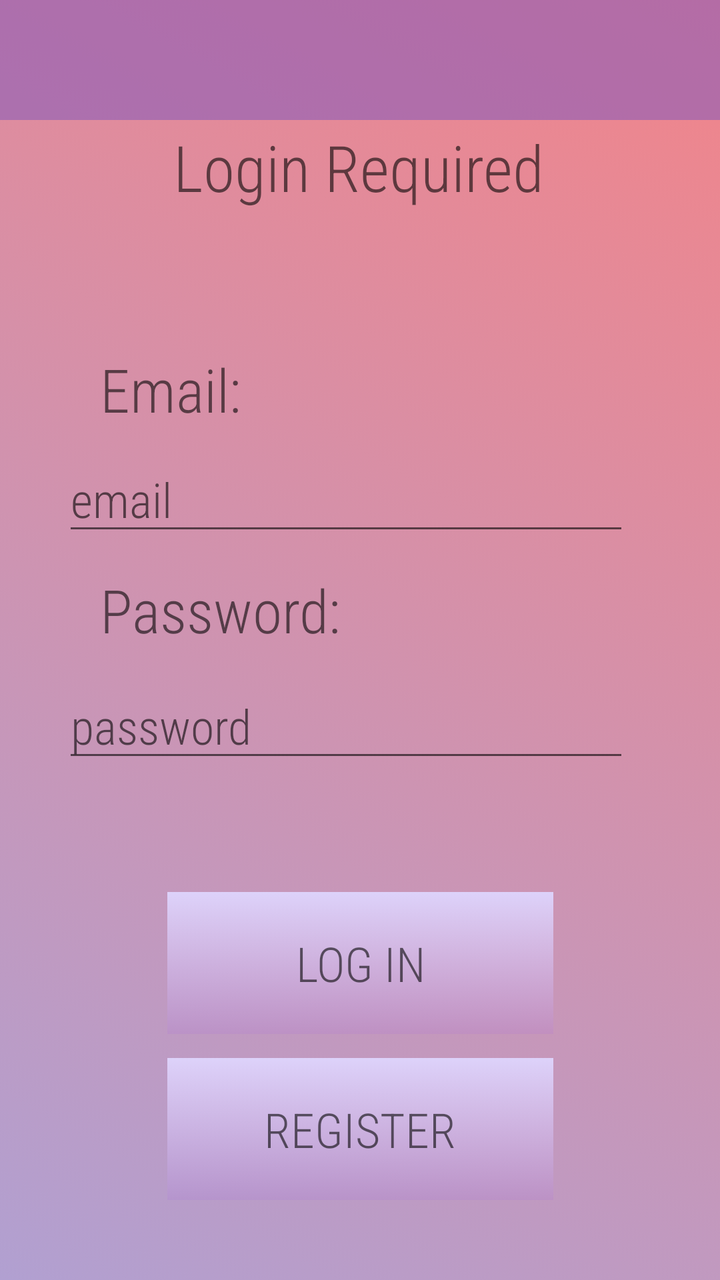
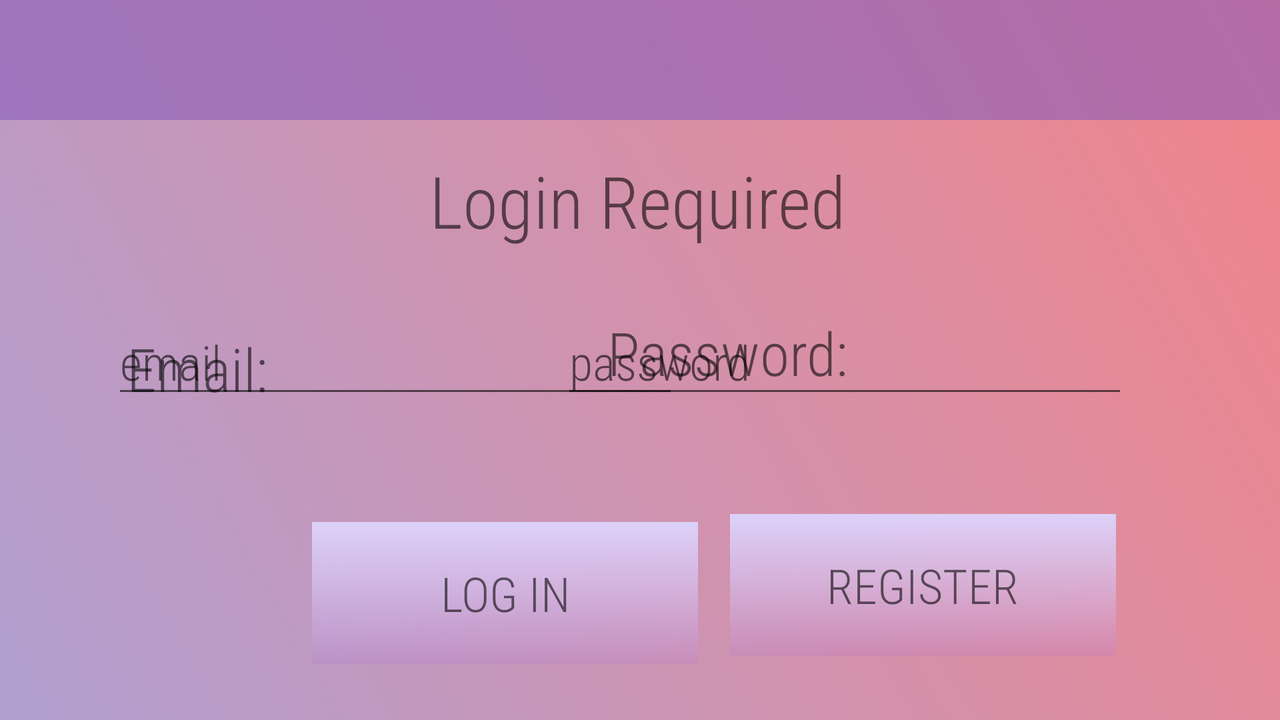

Compare how this app lays out the same screen by default and in its alternative resource folder. The renders come first, then the two layout files and the values they reference.
<!-- AndroidManifest.xml: application theme AppTheme -->
<!-- res/layout/loged_out.xml -->
<?xml version="1.0" encoding="utf-8"?>
<androidx.constraintlayout.widget.ConstraintLayout
    xmlns:android="http://schemas.android.com/apk/res/android"
    xmlns:app="http://schemas.android.com/apk/res-auto"
    xmlns:tools="http://schemas.android.com/tools"
    android:layout_width="match_parent"
    android:layout_height="match_parent"
    android:background="@drawable/background">

    <androidx.appcompat.widget.Toolbar
        android:id="@+id/mainToolbar"
        android:layout_width="0dp"
        android:layout_height="60dp"
        android:background="@color/toolbarColor"
        android:minHeight="?attr/actionBarSize"
        android:theme="?attr/actionBarTheme"
        app:layout_constraintEnd_toEndOf="parent"
        app:layout_constraintHorizontal_bias="0.0"
        app:layout_constraintStart_toStartOf="parent"
        app:layout_constraintTop_toTopOf="parent" />

    <TextView
        android:id="@+id/textView4"
        android:layout_width="wrap_content"
        android:layout_height="40dp"
        android:layout_marginStart="50dp"
        android:layout_marginEnd="220dp"
        android:layout_marginBottom="12dp"
        android:text="@string/password_colon"
        android:textColor="@color/textColor"
        android:textSize="30sp"
        android:fontFamily="sans-serif-condensed-light"
        app:layout_constraintBottom_toTopOf="@+id/editPassword"
        app:layout_constraintEnd_toEndOf="parent"
        app:layout_constraintHorizontal_bias="0.0"
        app:layout_constraintStart_toStartOf="parent"
        tools:text="Password:" />

    <TextView
        android:id="@+id/textView2"
        android:layout_width="wrap_content"
        android:layout_height="37dp"
        android:layout_marginStart="50dp"
        android:layout_marginEnd="280dp"
        android:layout_marginBottom="12dp"
        android:text="@string/emailcolon"
        android:textColor="@color/textColor"
        android:textSize="30sp"
        android:fontFamily="sans-serif-condensed-light"
        app:layout_constraintBottom_toTopOf="@+id/editEmail"
        app:layout_constraintEnd_toEndOf="parent"
        app:layout_constraintHorizontal_bias="0.0"
        app:layout_constraintStart_toStartOf="parent"
        app:layout_constraintTop_toBottomOf="@+id/textView3"
        app:layout_constraintVertical_bias="1.0"
        tools:text="Email:" />

    <TextView
        android:id="@+id/textView3"
        android:layout_width="wrap_content"
        android:layout_height="49dp"
        android:layout_marginTop="2dp"
        android:fontFamily="sans-serif-condensed-light"
        android:text="@string/login_required"
        android:textAlignment="center"
        android:textColor="@color/textColor"
        android:textSize="32sp"
        app:layout_constraintEnd_toEndOf="parent"
        app:layout_constraintHorizontal_bias="0.497"
        app:layout_constraintStart_toStartOf="parent"
        app:layout_constraintTop_toBottomOf="@+id/mainToolbar"
        tools:text="Login Required" />

    <Button
        android:id="@+id/logIn"
        android:layout_width="193dp"
        android:layout_height="71dp"
        android:layout_marginBottom="12dp"
        android:background="@drawable/button_style"
        android:padding="10dp"
        android:text="@string/log_in"
        android:textColor="@color/textColor"
        android:textSize="24sp"
        android:fontFamily="sans-serif-condensed-light"
        app:layout_constraintBottom_toTopOf="@+id/register"
        app:layout_constraintEnd_toEndOf="parent"
        app:layout_constraintStart_toStartOf="parent"
        tools:text="Log In" />

    <Button
        android:id="@+id/register"
        android:layout_width="193dp"
        android:layout_height="71dp"
        android:layout_marginBottom="40dp"
        android:padding="10dp"
        android:text="@string/register"
        android:textColor="@color/textColor"
        android:textSize="24sp"
        android:fontFamily="sans-serif-condensed-light"
        android:background="@drawable/button_style"
        app:layout_constraintBottom_toBottomOf="parent"
        app:layout_constraintEnd_toEndOf="parent"
        app:layout_constraintStart_toStartOf="parent"
        tools:text="Register" />

    <EditText
        android:id="@+id/editEmail"
        android:layout_width="wrap_content"
        android:layout_height="wrap_content"
        android:layout_marginBottom="12dp"
        android:ems="10"
        android:hint="@string/email"
        android:inputType="textEmailAddress"
        android:textSize="24sp"
        android:fontFamily="sans-serif-condensed-light"
        app:layout_constraintBottom_toTopOf="@+id/textView4"
        app:layout_constraintEnd_toEndOf="parent"
        app:layout_constraintHorizontal_bias="0.408"
        app:layout_constraintStart_toStartOf="parent" />

    <EditText
        android:id="@+id/editPassword"
        android:layout_width="wrap_content"
        android:layout_height="wrap_content"
        android:layout_marginStart="53dp"
        android:layout_marginEnd="75dp"
        android:layout_marginBottom="60dp"
        android:ems="10"
        android:fontFamily="sans-serif-condensed-light"
        android:hint="@string/password"
        android:inputType="textPassword"
        android:textSize="24sp"
        app:layout_constraintBottom_toTopOf="@+id/logIn"
        app:layout_constraintEnd_toEndOf="parent"
        app:layout_constraintHorizontal_bias="0.428"
        app:layout_constraintStart_toStartOf="parent" />
</androidx.constraintlayout.widget.ConstraintLayout>
<!-- resources referenced by this layout -->
<resources>
  <color name="textColor">#97000000</color>
  <color name="toolbarColor">#94885CBA</color>
  <!-- drawable background (drawable) -->
  <?xml version="1.0" encoding="utf-8"?>
  <selector xmlns:android="http://schemas.android.com/apk/res/android">
      <item >
          <shape android:shape="rectangle"  >
              <gradient android:angle="45" android:startColor="@color/background_gradient_1" android:endColor="@color/background_gradient_2" />
          </shape>
      </item>
  </selector>
  <!-- drawable button_style (drawable) -->
  <?xml version="1.0" encoding="utf-8"?>
  <selector xmlns:android="http://schemas.android.com/apk/res/android" >
      <item android:state_pressed="true" >
          <shape android:shape="rectangle"  >
              <gradient android:angle="-90" android:startColor="@color/button_gradient_2" android:endColor="@color/button_gradient_1"  />
          </shape>
      </item>
      <item android:state_focused="true">
          <shape android:shape="rectangle"  >
              <solid android:color="@color/button_gradient_1"/>
          </shape>
      </item>
      <item >
          <shape android:shape="rectangle"  >
              <gradient android:angle="-90" android:startColor="@color/button_gradient_1" android:endColor="@color/button_gradient_2" />
          </shape>
      </item>
  </selector>
  <string name="email">email</string>
  <string name="emailcolon">Email:</string>
  <string name="log_in">Log In</string>
  <string name="login_required">Login Required</string>
  <string name="password">password</string>
  <string name="password_colon">Password:</string>
  <string name="register">Register</string>
  <style name="AppTheme" parent="Theme.AppCompat.Light.NoActionBar">
          
          <item name="colorPrimary">@color/colorPrimary</item>
          <item name="colorPrimaryDark">@color/colorPrimaryDark</item>
          <item name="colorAccent">@color/colorAccent</item>
      </style>
  <color name="background_gradient_1">#b1a0d1</color>
  <color name="background_gradient_2">#f28489</color>
  <color name="button_gradient_2">#22A35FE4</color>
  <color name="button_gradient_1">#DDD2FA</color>
  <color name="colorPrimary">#6200EE</color>
  <color name="colorPrimaryDark">#3700B3</color>
  <color name="colorAccent">#03DAC5</color>
</resources>
<!-- res/layout-land/loged_out.xml (the repository's variant of the layout above) -->
<!-- drawn on the phone turned sideways -->
<?xml version="1.0" encoding="utf-8"?>
<androidx.constraintlayout.widget.ConstraintLayout
    xmlns:android="http://schemas.android.com/apk/res/android"
    xmlns:app="http://schemas.android.com/apk/res-auto"
    xmlns:tools="http://schemas.android.com/tools"
    android:layout_width="match_parent"
    android:layout_height="match_parent"
    android:background="@drawable/background">

    <androidx.appcompat.widget.Toolbar
        android:id="@+id/mainToolbar"
        android:layout_width="0dp"
        android:layout_height="60dp"
        android:background="@color/toolbarColor"
        android:minHeight="?attr/actionBarSize"
        android:theme="?attr/actionBarTheme"
        app:layout_constraintEnd_toEndOf="parent"
        app:layout_constraintHorizontal_bias="0.0"
        app:layout_constraintStart_toStartOf="parent"
        app:layout_constraintTop_toTopOf="parent" />

    <TextView
        android:id="@+id/textView4"
        android:layout_width="wrap_content"
        android:layout_height="40dp"
        android:layout_marginTop="96dp"
        android:layout_marginEnd="216dp"
        android:text="@string/password_colon"
        android:textSize="30sp"
        android:fontFamily="sans-serif-condensed-light"
        android:textColor="@color/textColor"
        app:layout_constraintEnd_toEndOf="parent"
        app:layout_constraintTop_toBottomOf="@+id/mainToolbar"
        tools:text="Password:" />

    <TextView
        android:id="@+id/textView2"
        android:layout_width="wrap_content"
        android:layout_height="37dp"
        android:layout_marginStart="56dp"
        android:layout_marginTop="104dp"
        android:text="@string/emailcolon"
        android:textSize="30sp"
        android:fontFamily="sans-serif-condensed-light"
        android:textColor="@color/textColor"
        app:layout_constraintEnd_toStartOf="@+id/textView4"
        app:layout_constraintHorizontal_bias="0.042"
        app:layout_constraintStart_toStartOf="parent"
        app:layout_constraintTop_toBottomOf="@+id/mainToolbar"
        tools:text="Email:" />

    <TextView
        android:id="@+id/textView3"
        android:layout_width="wrap_content"
        android:layout_height="49dp"
        android:layout_marginTop="16dp"
        android:text="@string/login_required"
        android:textAlignment="center"
        android:textSize="36sp"
        android:fontFamily="sans-serif-condensed-light"
        android:textColor="@color/textColor"
        app:layout_constraintEnd_toEndOf="parent"
        app:layout_constraintHorizontal_bias="0.497"
        app:layout_constraintStart_toStartOf="parent"
        app:layout_constraintTop_toBottomOf="@+id/mainToolbar"
        tools:text="Login Required" />

    <Button
        android:id="@+id/logIn"
        android:layout_width="193dp"
        android:layout_height="71dp"
        android:layout_marginStart="156dp"
        android:layout_marginBottom="28dp"
        android:padding="10dp"
        android:text="@string/log_in"
        android:textSize="24sp"
        android:fontFamily="sans-serif-condensed-light"
        android:textColor="@color/textColor"
        android:background="@drawable/button_style"
        app:layout_constraintBottom_toBottomOf="parent"
        app:layout_constraintStart_toStartOf="parent"
        tools:text="Log In" />

    <Button
        android:id="@+id/register"
        android:layout_width="193dp"
        android:layout_height="71dp"
        android:layout_marginBottom="32dp"
        android:padding="10dp"
        android:text="@string/register"
        android:textSize="24sp"
        android:fontFamily="sans-serif-condensed-light"
        android:textColor="@color/textColor"
        android:background="@drawable/button_style"
        app:layout_constraintBottom_toBottomOf="parent"
        app:layout_constraintEnd_toEndOf="parent"
        app:layout_constraintHorizontal_bias="0.164"
        app:layout_constraintStart_toEndOf="@+id/logIn"
        tools:text="Register" />

    <EditText
        android:id="@+id/editEmail"
        android:layout_width="wrap_content"
        android:layout_height="wrap_content"
        android:layout_marginStart="56dp"
        android:layout_marginBottom="156dp"
        android:ems="10"
        android:hint="@string/email"
        android:inputType="textEmailAddress"
        android:textSize="24sp"
        android:fontFamily="sans-serif-condensed-light"
        app:layout_constraintBottom_toBottomOf="parent"
        app:layout_constraintStart_toStartOf="parent" />

    <EditText
        android:id="@+id/editPassword"
        android:layout_width="wrap_content"
        android:layout_height="wrap_content"
        android:layout_marginEnd="76dp"
        android:layout_marginBottom="156dp"
        android:ems="10"
        android:hint="@string/password"
        android:inputType="textPassword"
        android:textSize="24sp"
        android:fontFamily="sans-serif-condensed-light"
        app:layout_constraintBottom_toBottomOf="parent"
        app:layout_constraintEnd_toEndOf="parent" />
</androidx.constraintlayout.widget.ConstraintLayout>
